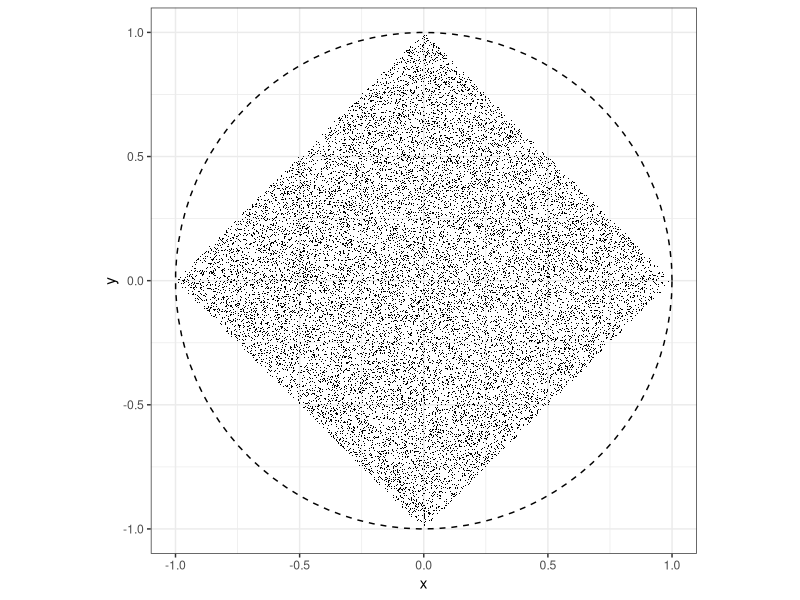

The R script that drew this image: (Note: this script raises an error after producing the figure.)
library(data.table)
library(ggplot2)
library(pbapply)
library(parallel)
#library(snow)
#library(gridExtra)
#library(ggforce)


circleFun <- function(center = c(0,0), radius = 1, npoints = 100){
  rad <- seq(0,2*pi,length.out = npoints)
  xx <- center[1] + radius * cos(rad)
  yy <- center[2] + radius * sin(rad)
  return(data.frame(x = xx, y = yy))
}

l1normFun <- function(center = c(0,0), radius = 1, npoints = 100, sequence = F){
  normrad = sqrt(2)*radius/2
  
  if( sequence ) {
    sq = seq(-normrad, normrad, length.out = npoints)
    points = rbind(
      data.table(x1=sq, y1=normrad),
      data.table(x1=sq, y1=-normrad),
      data.table(x1=normrad,  y1=sq),
      data.table(x1=-normrad, y1=sq)
    )
  } else {
    points = rbind(
      data.table(x1=runif(npoints/4, min=-normrad, max=normrad), y1=normrad),
      data.table(x1=runif(npoints/4, min=-normrad, max=normrad), y1=-normrad),
      data.table(x1=normrad,  y1=runif(npoints/4, min=-normrad, max=normrad)),
      data.table(x1=-normrad, y1=runif(npoints/4, min=-normrad, max=normrad))
    )
  }
  
  points[ , x := (x1 * cos(-pi/4) - y1 * sin(-pi/4)) ]
  points[ , y := (x1 * sin(-pi/4) + y1 * cos(-pi/4)) ]

  return(points[,.(x,y)])
}


set.seed(0)
R=1


#Generate random XY points
xysamp <- data.table(matrix(runif(1e6*4, min=-R, max=R), ncol=4))
colnames(xysamp) <- c("x1","y1","x2","y2")
##

#### Manhattan Orthogonal Diamond Square ####

#Remove points outside of square
dxy <- xysamp[(abs(x1) + abs(y1)) <= R & (abs(x2) + abs(y2)) <= R, ]
#Calculate distance between each
dxy[ , dist := abs(x1-x2) + abs(y1-y2)]

#Diamond square point plot
ggplot(data = rbind(dxy[1:10000,.(p='O',x=x1,y=y1)], dxy[1:10000,.(p='D',x=x2,y=y2)])) + 
  geom_point(aes(x=x,y=y), shape=".", size=0.01) +
  geom_path(data=circleFun(c(0,0), R, npoints = 100), aes(x,y), linetype='dashed') +
  coord_fixed() +
  theme_bw()

#Average distance to center
dxy[ , mean(abs(x1-0) + abs(y1-0))] #2/3 R, same as with euclidean circle


#Big run
clus = makeCluster(3, type = "SOCK")
clusterExport(clus, c("data.table","R"))

dists <- rbindlist(pblapply(1:1000, function(i) {
  xy = data.table(matrix(runif(1e6*4, min=-R, max=R), ncol=4))
  colnames(xy) <- c("x1","y1","x2","y2")
  xy <- xy[(abs(x1) + abs(y1)) <= R & (abs(x2) + abs(y2)) <= R, ]
  xy[ , .("baseline" = abs(x1-x2) + abs(y1-y2), "mono" = abs(x1-0) + abs(y1-0))]
}, cl = clus))

dists[, lapply(.SD,mean)]

#Cleanup
stopCluster(clus)
gc()







#### Manhattan Distance from perim to random point ####

#Distributed points
xydistr = data.table(matrix(runif(1e6*2, min=-R, max=R), ncol=2))
colnames(xydistr) <- c("x2","y2")
#Perimeter points
xyperim = l1normFun(c(0,0), R, npoints = nrow(xydistr), sequence = F)
colnames(xyperim) <- c("x1","y1")
#Combine
xyperimdist <- cbind(xyperim, xydistr)

#Remove points outside of diamond
xyperimdist <- xyperimdist[(abs(x1) + abs(y1)) <= R & (abs(x2) + abs(y2)) <= R, ]

#Plot check
ggplot(data = xyperimdist[sample(1:nrow(xyperimdist), 10000, replace=F), ]) + 
  geom_point(aes(x=x1,y=y1), shape=".", size=0.01, color = 'red') +
  geom_point(aes(x=x2,y=y2), shape=".", size=0.01, color = 'blue') +
  geom_path(data=circleFun(c(0,0), R, npoints = 100), aes(x,y), linetype='dashed') +
  coord_fixed() +
  theme_bw()

xyperimdist[ , mean(abs(x1-x2) + abs(y1-y2))]



#Big run
clus = makeCluster(3, type = "SOCK")
clusterExport(clus, c("data.table","R", "l1normFun"))

perimdists <- pblapply(1:5000, function(i) {
  #Distributed points
  xydistr = data.table(matrix(runif(1e5*2, min=-R, max=R), ncol=2))
  colnames(xydistr) <- c("x2","y2")
  #Perimeter points
  xyperim = l1normFun(c(0,0), R, npoints = nrow(xydistr), sequence = F)
  colnames(xyperim) <- c("x1","y1")
  #Combine
  xyperimdist <- cbind(xyperim, xydistr)
  #Remove points outside of diamond
  xyperimdist <- xyperimdist[(abs(x1) + abs(y1)) <= R & (abs(x2) + abs(y2)) <= R, ]
  #get distance
  xyperimdist[ , abs(x1-x2) + abs(y1-y2)]
}, cl = clus)

avgperimdist = mean(unlist(perimdists))
print(avgperimdist)

#Cleanup
stopCluster(clus)
gc()



# # # # # # # # # # # # # # # # # # # # # # # # # # # # # # # # # # # # # # # 
# # # # # # # # # # # # # # # # # # # # # # # # # # # # # # # # # # # # # # # 
#### Manhattan Orthogonal Diamond Square with perpedicular zone removed ####

#Remove points outside of square
dpxy <- xysamp[(abs(x1) + abs(y1)) <= R & (abs(x2) + abs(y2)) <= R, ]
dpxy <- dpxy[(abs(x1) >= 0.25*R | abs(y1) >= 0.25*R) & (abs(x2) >= 0.25*R | abs(y2) >= 0.25*R), ]

#Diamond square point plot
ggplot(data = rbind(dpxy[1:10000,.(p='O',x=x1,y=y1)], dpxy[1:10000,.(p='D',x=x2,y=y2)])) + 
  geom_point(aes(x=x,y=y), shape=".", size=0.01) +
  geom_path(data=circleFun(c(0,0), R, npoints = 100), aes(x,y), linetype='dashed') +
  coord_fixed() +
  theme_bw()

#Average distance to center
dpxy[ , mean(abs(x1-0) + abs(y1-0))] - 0.25*R


#2/3 R, same as with euclidean circle

#Average distance between two points
dpxy[ , mean(abs(x1-x2) + abs(y1-y2))]





#### Manhattan Perpendicular Square ####
#pxy <- xysamp[abs(x1) <= R/2 & abs(x2) <= R/2 & abs(y1) <= R/2 & abs(y2) <= R/2, ]
pxy <- xysamp

#Perpendicular square point plot
ggplot(data = rbind(pxy[1:10000,.(p='O',x=x1,y=y1)], pxy[1:10000,.(p='D',x=x2,y=y2)])) + 
  geom_point(aes(x=x,y=y), shape=".", size=0.01) +
  coord_fixed() +
  theme_bw()

#Average distance to center
pxy[ , mean(c(abs(x1-0) + abs(y1-0), abs(x2-0) + abs(y2-0)))] #L

#Average distance between two points
pxy[ , mean(abs(x1-x2) + abs(y1-y2))] #R*4/3



#### Euclidean circle ####
cxy <- xysamp[ sqrt( (x1 - 0)^2 + (y1 - 0)^2) <= R & sqrt( (0 - x2)^2 + (0 - y2)^2) <= R, ]

ggplot(data = rbind(cxy[1:10000,.(p='O',x=x1,y=y1)], cxy[1:10000,.(p='D',x=x2,y=y2)])) + 
  geom_point(aes(x=x,y=y), shape=".", size=0.01) +
  coord_fixed() +
  theme_bw()

#Monocentric distance
cxy[ , mean(c( sqrt( (x1 - 0)^2 + (y1 - 0)^2), sqrt( (0 - x2)^2 + (0 - y2)^2))) ] #2/3

#Baseline distance
cxy[ , mean(sqrt( (x1 - x2)^2 + (y1 - y2)^2 )) ] #128/(45*pi)
